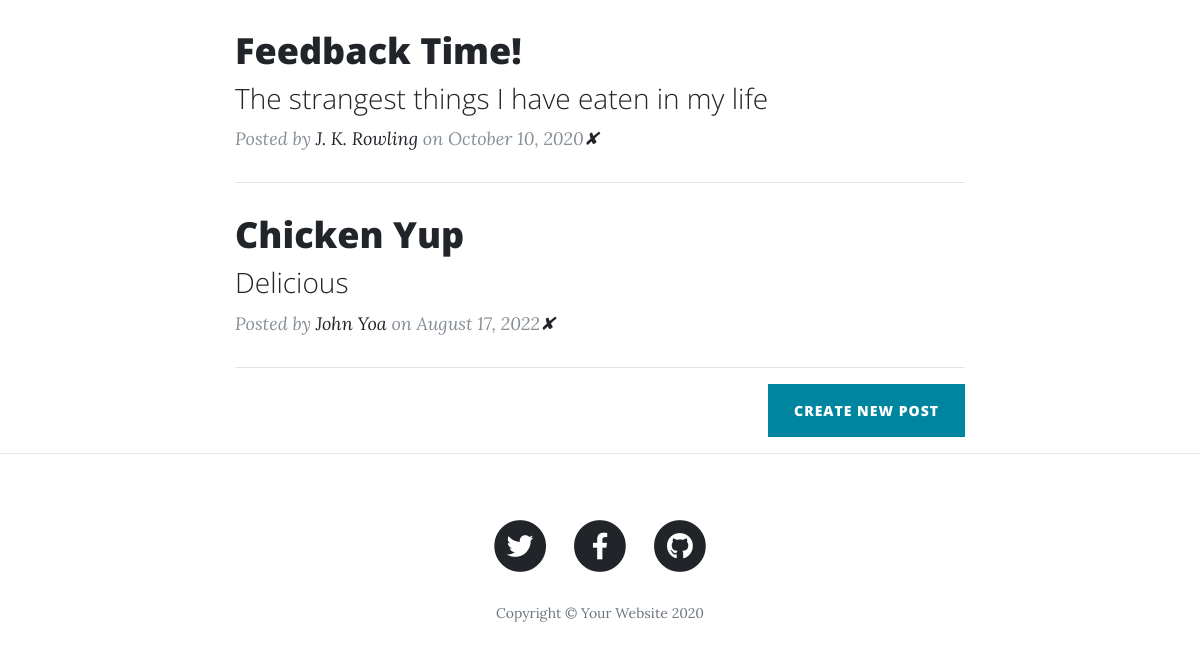
The app's page / (lower part), older data.
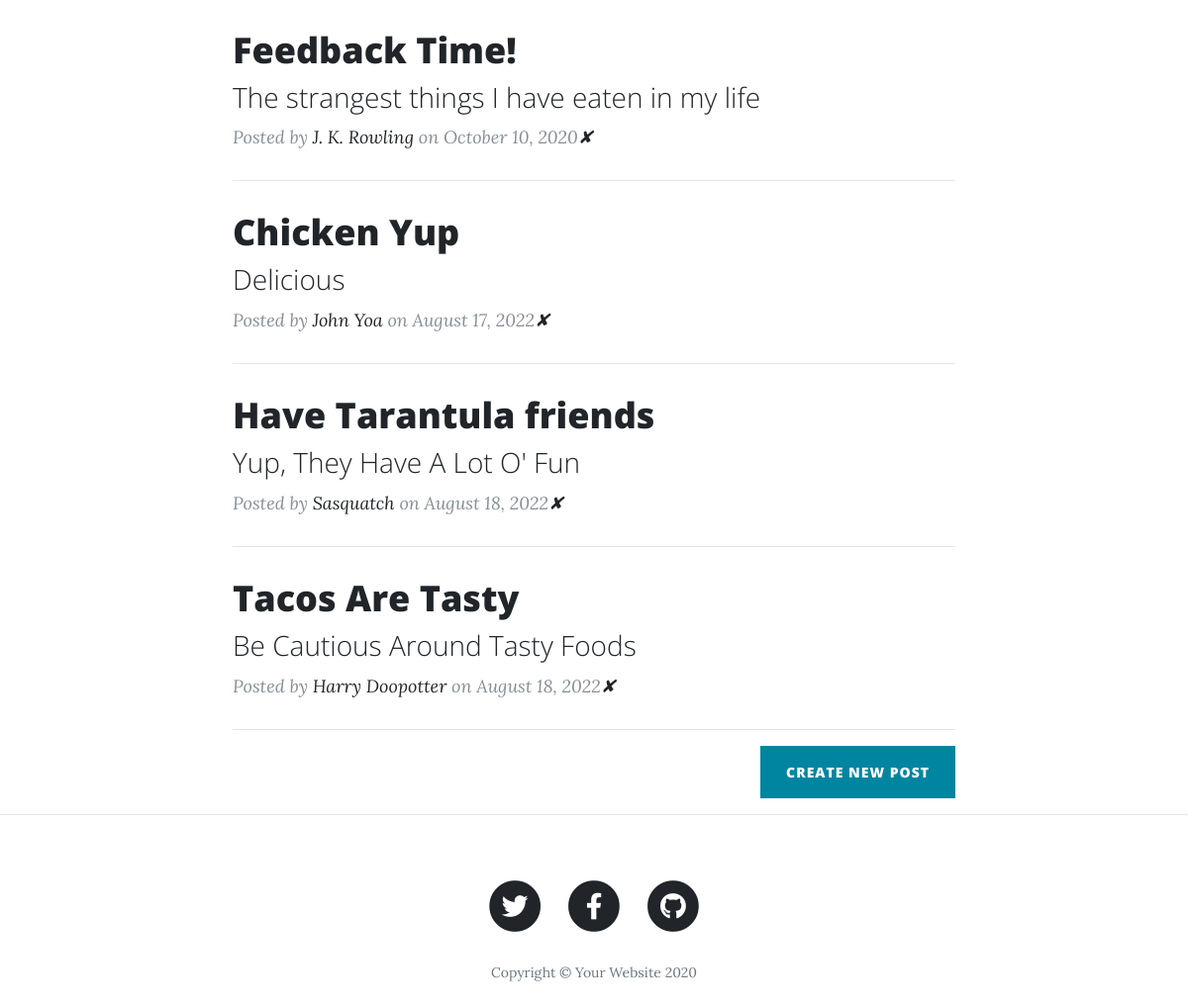
The same page, newer data.
### main.py (models this page shows)
class BlogPost(db.Model):
    id = db.Column(db.Integer, primary_key=True)
    title = db.Column(db.String(250), unique=True, nullable=False)
    subtitle = db.Column(db.String(250), nullable=False)
    date = db.Column(db.String(250), nullable=False)
    body = db.Column(db.Text, nullable=False)
    author = db.Column(db.String(250), nullable=False)
    img_url = db.Column(db.String(250), nullable=False)

### main.py (the view)
@app.route('/')
def get_all_posts():
    posts = BlogPost.query.all()
    date = datetime.datetime.now().date()
    x = datetime.datetime.strptime(str(date), '%Y-%m-%d')
    formatted_date = x.strftime('%B %d, %Y')
    print(formatted_date)
    return render_template("index.html", all_posts=posts)

### templates/index.html (shortened to what this page needs)
{% include "header.html" %}
  <div class="container">
    <div class="row">
      <div class="col-lg-8 col-md-10 mx-auto">
        {% for post in all_posts %}
        <div class="post-preview">
          <a href="{{ url_for('show_post', post_id=post.id) }}">
            <h2 class="post-title">
              {{post.title}}
            </h2>
            <h3 class="post-subtitle">
              {{post.subtitle}}
            </h3>
          </a>
          <p class="post-meta">Posted by
            <a href="#">{{post.author}}</a>
            on {{post.date}}<a href="{{ url_for('delete_post', post_id=post.id) }}">✘</a></p>
        </div>
        <hr>
        {% endfor %}
        <div class="clearfix">
          <a class="btn btn-primary float-right" href="{{ url_for('create_new_blog_entry') }}">Create New Post</a>
        </div>
      </div>
    </div>
  </div>
  <hr>
{% include "footer.html" %}

Row changes from the older to the newer data that the page shows:
added BlogPost: title "Have Tarantula friends", subtitle "Yup, They Have A Lot O' Fun", author "Sasquatch", date "August 18, 2022"
added BlogPost: title "Tacos Are Tasty", subtitle "Be Cautious Around Tasty Foods", author "Harry Doopotter", date "August 18, 2022"
